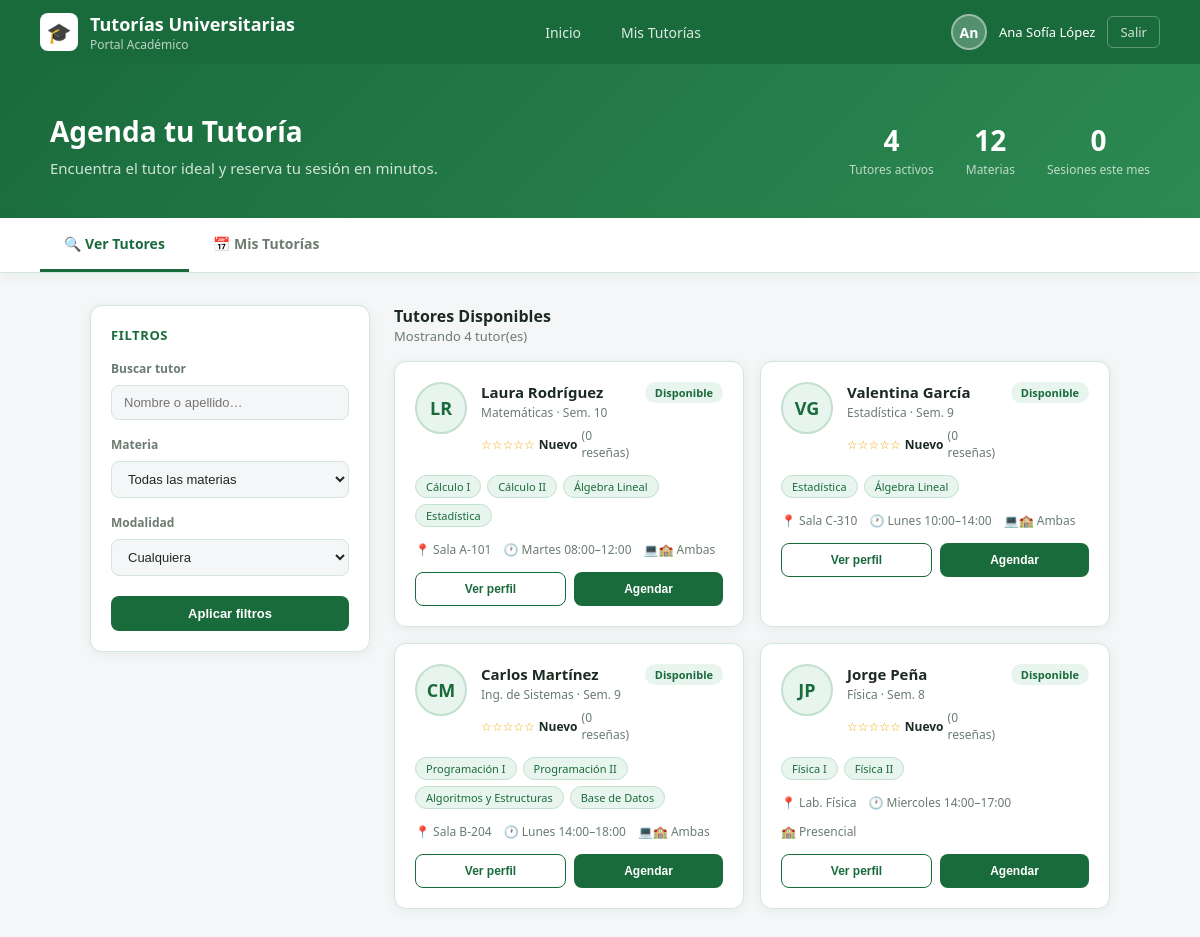
Page /index.php (signed in) on the committed database.
### tables this page shows
CREATE TABLE usuarios (
    id INT AUTO_INCREMENT PRIMARY KEY,
    nombre VARCHAR(100) NOT NULL,
    apellido VARCHAR(100) NOT NULL,
    correo VARCHAR(150) NOT NULL UNIQUE,
    contrasena VARCHAR(255) NOT NULL,
    rol ENUM('estudiante','tutor','admin') DEFAULT 'estudiante',
    carrera VARCHAR(150),
    semestre INT,
    foto VARCHAR(255) DEFAULT NULL,
    activo TINYINT(1) DEFAULT 1,
    creado_en TIMESTAMP DEFAULT CURRENT_TIMESTAMP
);

CREATE TABLE materias (
    id INT AUTO_INCREMENT PRIMARY KEY,
    nombre VARCHAR(150) NOT NULL,
    codigo VARCHAR(20),
    descripcion TEXT,
    activa TINYINT(1) DEFAULT 1
);

CREATE TABLE horarios_tutor (
    id INT AUTO_INCREMENT PRIMARY KEY,
    tutor_id INT NOT NULL,
    dia_semana ENUM('Lunes','Martes','Miercoles','Jueves','Viernes','Sabado') NOT NULL,
    hora_inicio TIME NOT NULL,
    hora_fin TIME NOT NULL,
    sala VARCHAR(100),
    modalidad ENUM('presencial','virtual','ambas') DEFAULT 'presencial',
    FOREIGN KEY (tutor_id) REFERENCES usuarios(id) ON DELETE CASCADE
);

### index.php (the view, shortened to what this page needs)
<?php
$conn = conectar();
$buscar          = trim($_GET['buscar'] ?? '');
$where = "WHERE u.rol = 'tutor' AND u.activo = 1";
$sql = "SELECT DISTINCT u.id, u.nombre, u.apellido, u.carrera, u.semestre,
        COALESCE(AVG(c.calificacion),0) AS promedio,
        COUNT(DISTINCT c.id) AS total_resenas
        FROM usuarios u
        LEFT JOIN tutor_materias tm ON tm.tutor_id = u.id
        LEFT JOIN horarios_tutor h ON h.tutor_id = u.id
        LEFT JOIN comentarios c ON c.tutor_id = u.id
        $where
        GROUP BY u.id
        ORDER BY promedio DESC";
$stmt = $conn->prepare($sql);
$stmt->execute();
$tutores = $stmt->get_result()->fetch_all(MYSQLI_ASSOC);
$stats = $conn->query("
    SELECT
      (SELECT COUNT(*) FROM usuarios WHERE rol='tutor' AND activo=1) AS tutores,
      (SELECT COUNT(*) FROM materias WHERE activa=1) AS materias,
      (SELECT COUNT(*) FROM tutorias WHERE MONTH(fecha)=MONTH(NOW()) AND YEAR(fecha)=YEAR(NOW())) AS sesiones
")->fetch_assoc();
include 'includes/header.php';
?>
<div class="hero">
  <div class="hero-inner">
    <div>
      <h1>Agenda tu Tutoría</h1>
      <p>Encuentra el tutor ideal y reserva tu sesión en minutos.</p>
    </div>
    <div class="hero-stats">
      <div class="stat"><div class="stat-num"><?= $stats['tutores'] ?></div><div class="stat-label">Tutores activos</div></div>
      <div class="stat"><div class="stat-num"><?= $stats['materias'] ?></div><div class="stat-label">Materias</div></div>
      <div class="stat"><div class="stat-num"><?= $stats['sesiones'] ?></div><div class="stat-label">Sesiones este mes</div></div>
    </div>
  </div>
</div>
<div class="tabs-bar">
  <div class="tab active">🔍 Ver Tutores</div>
  <a href="mis-tutorias.php" class="tab">📅 Mis Tutorías</a>
</div>
<div class="main">
  <div class="sidebar">
    <div class="card">
      <div class="card-title">Filtros</div>
      <form method="GET">
        <div class="filter-group">
          <label class="filter-label">Buscar tutor</label>
          <input class="filter-input" type="text" name="buscar" placeholder="Nombre o apellido…" value="<?= htmlspecialchars($buscar) ?>"/>
        </div>
        <div class="filter-group">
          <label class="filter-label">Materia</label>
          <select class="filter-select" name="materia">
            <option value="0">Todas las materias</option>
          </select>
        </div>
        <div class="filter-group">
          <label class="filter-label">Modalidad</label>
          <select class="filter-select" name="modalidad">
            <option value="">Cualquiera</option>
          </select>
        </div>
        <button type="submit" class="btn-filter">Aplicar filtros</button>
      </form>
    </div>
  </div>
  <div class="content">
    <div class="content-header">
      <div>
        <div class="content-title">Tutores Disponibles</div>
        <div class="content-count">Mostrando <?= count($tutores) ?> tutor(es)</div>
      </div>
    </div>
    <?php if (empty($tutores)): ?>
      <div class="card" style="text-align:center;padding:40px;">
        <p style="font-size:40px;margin-bottom:12px;">🔍</p>
        <p style="font-weight:600;">No se encontraron tutores con esos filtros.</p>
        <a href="index.php" style="color:var(--green);">Ver todos</a>
      </div>
    <?php else: ?>
    <div class="tutor-grid">
      <?php foreach ($tutores as $t): ?>
        <?php
          $conn2 = conectar();
          $mats = $conn2->prepare("SELECT m.nombre FROM materias m JOIN tutor_materias tm ON tm.materia_id=m.id WHERE tm.tutor_id=?");
          $mats->bind_param("i", $t['id']);
          $mats->execute();
          $materias_tutor = $mats->get_result()->fetch_all(MYSQLI_ASSOC);
          $hor = $conn2->prepare("SELECT dia_semana, hora_inicio, hora_fin, sala, modalidad FROM horarios_tutor WHERE tutor_id=? LIMIT 1");
          $hor->bind_param("i", $t['id']);
          $hor->execute();
          $horario = $hor->get_result()->fetch_assoc();
          $iniciales = strtoupper(substr($t['nombre'],0,1).substr($t['apellido'],0,1));
          $prom = round($t['promedio'],1);
          $estrellas = str_repeat('★', $prom) . str_repeat('☆', 5-$prom);
        ?>
        <div class="tutor-card">
          <div class="tutor-header">
            <div class="tutor-avatar"><?= $iniciales ?></div>
            <div class="tutor-info">
              <div class="tutor-name"><?= htmlspecialchars($t['nombre'].' '.$t['apellido']) ?></div>
              <div class="tutor-dept"><?= htmlspecialchars($t['carrera']) ?> · Sem. <?= $t['semestre'] ?></div>
              <div class="tutor-rating">
                <span class="stars"><?= $estrellas ?></span>
                <span class="rating-num"><?= $prom > 0 ? $prom : 'Nuevo' ?></span>
                <span class="rating-count">(<?= $t['total_resenas'] ?> reseñas)</span>
              </div>
            </div>
            <span class="badge badge-available">Disponible</span>
          </div>
          <div class="tutor-subjects">
            <?php foreach (array_slice($materias_tutor, 0, 4) as $mat): ?>
              <span class="subject-tag"><?= htmlspecialchars($mat['nombre']) ?></span>
            <?php endforeach; ?>
          </div>
          <?php if ($horario): ?>
          <div class="tutor-meta">
            <span>📍 <?= htmlspecialchars($horario['sala'] ?? 'Por definir') ?></span>
            <span>🕐 <?= $horario['dia_semana'] ?> <?= substr($horario['hora_inicio'],0,5) ?>–<?= substr($horario['hora_fin'],0,5) ?></span>
            <span><?= $horario['modalidad'] === 'virtual' ? '💻' : ($horario['modalidad']==='ambas'?'💻🏫':'🏫') ?> <?= ucfirst($horario['modalidad']) ?></span>
          </div>
          <?php endif; ?>
          <div class="tutor-footer">
            <button class="btn-outline" onclick="verPerfil(<?= $t['id'] ?>)">Ver perfil</button>
            <button class="btn-primary" onclick="abrirModal(<?= $t['id'] ?>, '<?= addslashes($t['nombre'].' '.$t['apellido']) ?>', '<?= $iniciales ?>', '<?= addslashes($t['carrera']) ?>')">
              Agendar
            </button>
          </div>
        </div>
      <?php endforeach; ?>
    </div>
    <?php endif; ?>
  </div>
</div>
</body>
</html>

### css/estilos.css (style rules this page uses)
:root { --green:#1a6b3c; --green-light:#2d8a52; --green-pale:#e8f5ee; --green-mid:#c2e0ce; --gray:#f5f6f8; --text:#1c2a22; --text-muted:#6b7c72; --border:#d4e6db; --shadow:0 2px 12px rgba(26,107,60,0.08); }
* { margin:0; padding:0; box-sizing:border-box; }
body { font-family:'Segoe UI',system-ui,sans-serif; background:var(--gray); color:var(--text); }
.hero { background:linear-gradient(135deg,var(--green) 0%,var(--green-light) 100%); padding:48px 40px 40px; color:white; }
.hero-inner { max-width:1100px; margin:0 auto; display:flex; justify-content:space-between; align-items:flex-end; }
.hero h1 { font-size:28px; font-weight:700; margin-bottom:8px; }
.hero p { color:rgba(255,255,255,0.8); font-size:15px; }
.hero-stats { display:flex; gap:32px; }
.stat { text-align:center; }
.stat-num { font-size:28px; font-weight:800; }
.stat-label { font-size:12px; color:rgba(255,255,255,0.7); margin-top:2px; }
.tabs-bar { background:white; border-bottom:1px solid var(--border); padding:0 40px; display:flex; box-shadow:var(--shadow); }
.tab { padding:16px 24px; font-size:14px; font-weight:600; color:var(--text-muted); cursor:pointer; border-bottom:3px solid transparent; text-decoration:none; display:block; }
.tab.active { color:var(--green); border-bottom-color:var(--green); }
.main { max-width:1100px; margin:32px auto; padding:0 40px; display:grid; grid-template-columns:280px 1fr; gap:24px; }
.sidebar { display:flex; flex-direction:column; gap:20px; }
.card { background:white; border-radius:12px; padding:20px; border:1px solid var(--border); box-shadow:var(--shadow); }
.card-title { font-size:13px; font-weight:700; text-transform:uppercase; letter-spacing:.6px; color:var(--green); margin-bottom:16px; }
.filter-group { margin-bottom:16px; }
.filter-label { font-size:12px; font-weight:600; color:var(--text-muted); margin-bottom:8px; display:block; }
.filter-select, .filter-input { width:100%; padding:9px 12px; border:1px solid var(--border); border-radius:8px; font-size:13px; color:var(--text); background:var(--gray); outline:none; }
.btn-filter { width:100%; padding:10px; background:var(--green); color:white; border:none; border-radius:8px; font-size:13px; font-weight:600; cursor:pointer; margin-top:4px; }
.content { display:flex; flex-direction:column; gap:16px; }
.content-header { display:flex; justify-content:space-between; align-items:center; }
.content-title { font-size:16px; font-weight:700; }
.content-count { font-size:13px; color:var(--text-muted); }
.tutor-grid { display:grid; grid-template-columns:repeat(2,1fr); gap:16px; }
.tutor-card { background:white; border-radius:12px; padding:20px; border:1px solid var(--border); box-shadow:var(--shadow); transition:transform .15s,box-shadow .15s,border-color .15s; }
.tutor-header { display:flex; gap:14px; align-items:flex-start; margin-bottom:14px; }
.tutor-avatar { width:52px; height:52px; border-radius:50%; background:var(--green-pale); display:flex; align-items:center; justify-content:center; font-size:18px; font-weight:700; color:var(--green); flex-shrink:0; border:2px solid var(--green-mid); }
.tutor-info { flex:1; }
.tutor-name { font-size:15px; font-weight:700; margin-bottom:2px; }
.tutor-dept { font-size:12px; color:var(--text-muted); margin-bottom:6px; }
.tutor-rating { display:flex; align-items:center; gap:4px; font-size:12px; }
.stars { color:#f0a500; }
.rating-num { font-weight:600; }
.rating-count { color:var(--text-muted); }
.badge { padding:3px 10px; border-radius:20px; font-size:11px; font-weight:600; white-space:nowrap; }
.badge-available { background:var(--green-pale); color:var(--green); }
.tutor-subjects { display:flex; flex-wrap:wrap; gap:6px; margin-bottom:14px; }
.subject-tag { padding:3px 10px; background:var(--green-pale); color:var(--green); border-radius:20px; font-size:11px; font-weight:500; border:1px solid var(--green-mid); }
.tutor-meta { display:flex; gap:12px; font-size:12px; color:var(--text-muted); margin-bottom:14px; flex-wrap:wrap; }
.tutor-footer { display:flex; gap:8px; }
.btn-outline { flex:1; padding:9px; border:1px solid var(--green); color:var(--green); background:white; border-radius:8px; font-size:12px; font-weight:600; cursor:pointer; }
.btn-primary { flex:1; padding:9px; background:var(--green); color:white; border:none; border-radius:8px; font-size:12px; font-weight:600; cursor:pointer; }

### rows in the picture
usuarios: iniciales "LR", nombre+apellido "Laura Rodríguez", carrera "Matemáticas", semestre "10", estrellas "☆☆☆☆☆", total_resenas "0", horarios_tutor.sala "Sala A-101", horarios_tutor.dia_semana "Martes", horarios_tutor.hora_inicio "08:00", horarios_tutor.hora_fin "12:00", horarios_tutor.modalidad "Ambas"
materias: nombre "Cálculo I"
materias: nombre "Cálculo II"
materias: nombre "Álgebra Lineal"
materias: nombre "Estadística"
usuarios: iniciales "VG", nombre+apellido "Valentina García", carrera "Estadística", semestre "9", estrellas "☆☆☆☆☆", total_resenas "0", horarios_tutor.sala "Sala C-310", horarios_tutor.dia_semana "Lunes", horarios_tutor.hora_inicio "10:00", horarios_tutor.hora_fin "14:00", horarios_tutor.modalidad "Ambas"
usuarios: iniciales "CM", nombre+apellido "Carlos Martínez", carrera "Ing. de Sistemas", semestre "9", estrellas "☆☆☆☆☆", total_resenas "0", horarios_tutor.sala "Sala B-204", horarios_tutor.dia_semana "Lunes", horarios_tutor.hora_inicio "14:00", horarios_tutor.hora_fin "18:00", horarios_tutor.modalidad "Ambas"
materias: nombre "Programación I"
materias: nombre "Programación II"
materias: nombre "Algoritmos y Estructuras"
materias: nombre "Base de Datos"
usuarios: iniciales "JP", nombre+apellido "Jorge Peña", carrera "Física", semestre "8", estrellas "☆☆☆☆☆", total_resenas "0", horarios_tutor.sala "Lab. Física", horarios_tutor.dia_semana "Miercoles", horarios_tutor.hora_inicio "14:00", horarios_tutor.hora_fin "17:00", horarios_tutor.modalidad "Presencial"
materias: nombre "Física I"
materias: nombre "Física II"

### other values in the picture
substr($u['nombre'],0,2) "An"
$u['nombre'] "Ana Sofía López"
$stats['tutores'] "4"
$stats['materias'] "12"
$stats['sesiones'] "0"
count($tutores) "4"
